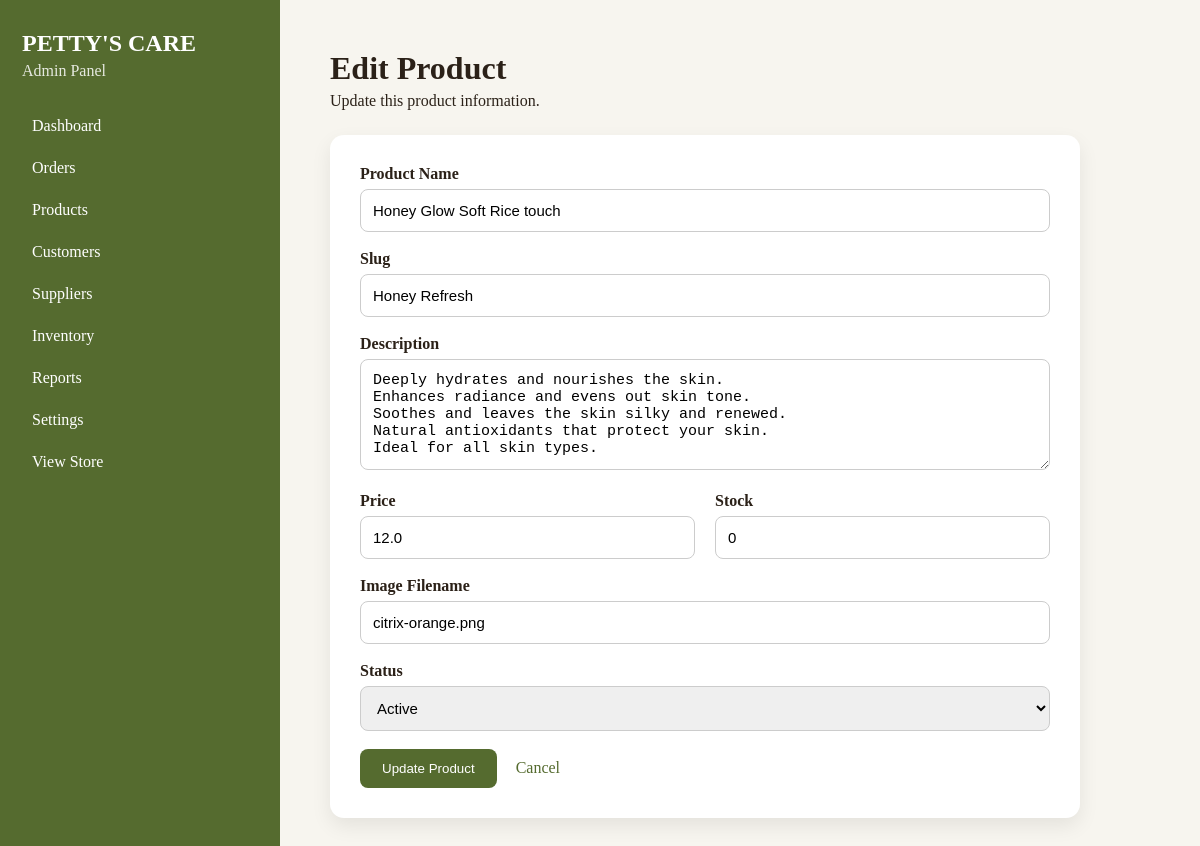
The page /admin/products/edit/8 (signed in) on the database its author committed.
### tables this page shows
CREATE TABLE products (
    id INTEGER PRIMARY KEY AUTOINCREMENT,
    name TEXT NOT NULL,
    slug TEXT UNIQUE NOT NULL,
    description TEXT,
    price REAL NOT NULL,
    image TEXT,
    stock INTEGER DEFAULT 0,
    status TEXT DEFAULT 'Active',
    created_at TIMESTAMP DEFAULT CURRENT_TIMESTAMP
);

### app.py (the view, shortened to what this page needs)
@app.route("/admin/products/edit/<int:product_id>", methods=["GET", "POST"])
@login_required
def admin_edit_product(product_id):
    conn = sqlite3.connect("pettys.db")
    conn.row_factory = sqlite3.Row
    cursor = conn.cursor()
    cursor.execute("SELECT * FROM products WHERE id = ?", (product_id,))
    product = cursor.fetchone()
    conn.close()
    return render_template("admin_edit_product.html", product=product)

### app.py (called while the page is built)
@login_manager.user_loader
def load_user(user_id):
    conn = sqlite3.connect("pettys.db")
    conn.row_factory = sqlite3.Row
    cursor = conn.cursor()
    cursor.execute("SELECT id, username FROM admin_users WHERE id = ?", (user_id,))
    user = cursor.fetchone()
    conn.close()
    if user:
        return AdminUser(user["id"], user["username"])
    return None

### templates/admin_edit_product.html (shortened to what this page needs)
{% extends "admin_base.html" %}
{% block content %}
<div class="admin-header">
    <h1>Edit Product</h1>
    <p>Update this product information.</p>
</div>
<div class="admin-form-card">
    <form method="POST">
        <label>Product Name</label>
        <input type="text" name="name" value="{{ product.name }}" required>
        <label>Slug</label>
        <input type="text" name="slug" value="{{ product.slug }}" required>
        <label>Description</label>
        <textarea name="description" rows="5">{{ product.description }}</textarea>
        <div class="form-row">
            <div>
                <label>Price</label>
                <input type="number" step="0.01" name="price" value="{{ product.price }}" required>
            </div>
            <div>
                <label>Stock</label>
                <input type="number" name="stock" value="{{ product.stock }}">
            </div>
        </div>
        <label>Image Filename</label>
        <input type="text" name="image" value="{{ product.image }}">
        <label>Status</label>
        <select name="status">
            <option value="Active" {% if product.status == "Active" %}selected{% endif %}>Active</option>
        </select>
        <button type="submit">Update Product</button>
        <a href="/admin/products" class="cancel-link">Cancel</a>
    </form>
</div>
{% endblock %}

### static/css/style.css (style rules this page uses)
* { margin:0; padding:0; box-sizing:border-box; }
body { font-family:Georgia, serif; background:#fffdf8; color:#2b2118; }
body { overflow-x: hidden; }
.admin-header { margin-bottom: 25px; }
.admin-header h1 { font-size: 2rem; margin-bottom: 5px; }
.admin-form-card { background: white; max-width: 750px; padding: 30px; border-radius: 14px; box-shadow: 0 8px 20px rgba(0,0,0,.08); }
.admin-form-card label { display: block; font-weight: bold; margin-bottom: 6px; }
.admin-form-card input, .admin-form-card textarea { width: 100%; padding: 12px; margin-bottom: 18px; border: 1px solid #ccc; border-radius: 8px; font-size: 15px; }
.form-row { display: grid; grid-template-columns: 1fr 1fr; gap: 20px; }
.admin-form-card button { background: #556B2F; color: white; padding: 12px 22px; border: none; border-radius: 8px; cursor: pointer; }
.cancel-link { margin-left: 15px; color: #556B2F; text-decoration: none; }
.admin-form-card select { width: 100%; padding: 12px; margin-bottom: 18px; border: 1px solid #ccc; border-radius: 8px; font-size: 15px; }

### rows shown on the page
products: name "Honey Glow Soft Rice touch", slug "Honey Refresh", description "Deeply hydrates and nourishes the skin. Enhances radiance and evens out skin tone. Soothes and leaves the skin silky and renewed. Natural antioxidants that protect your skin. Ideal for all skin types.", price "12.0", stock "0", image "citrix-orange.png", status "Active"
